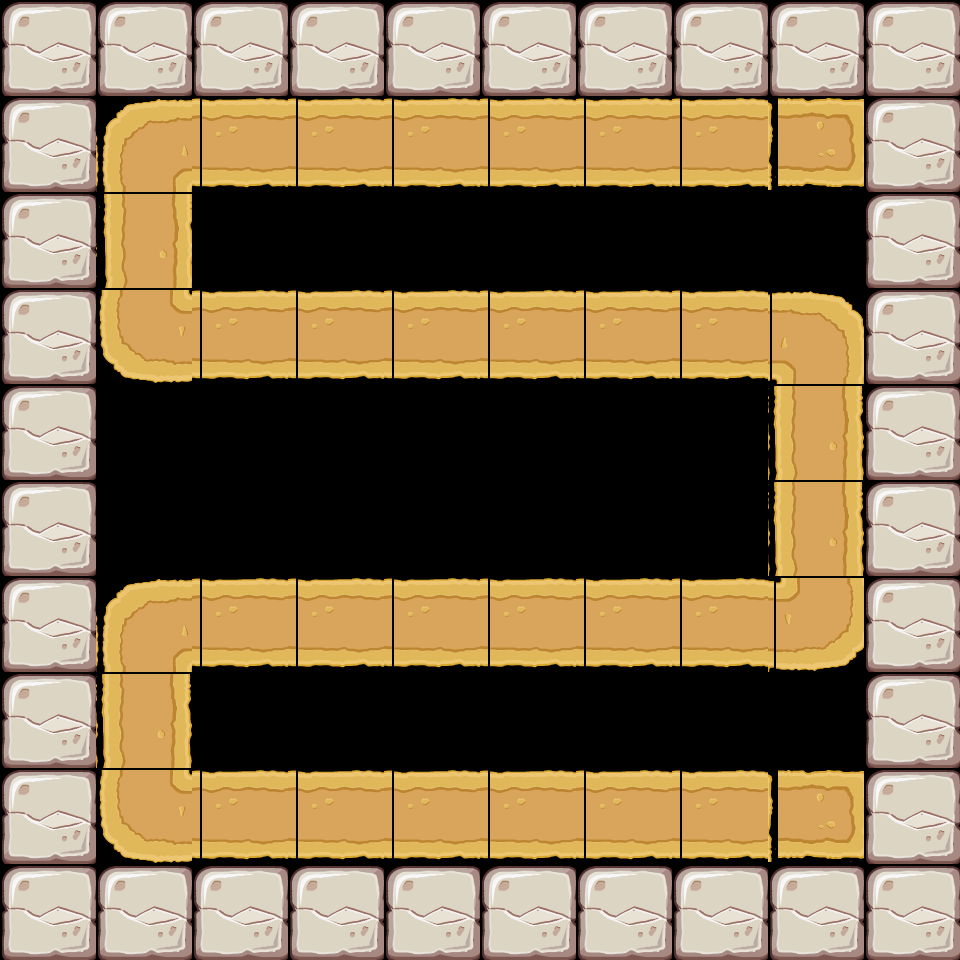

Tiled map render using the project's own tile images. Description and the map definition, with tile-layer contents summarised, below:
An orthogonal 10x10 tile map with 96x96 px tiles, 2 tile layers (wall, road) and 30 objects.

<map version="1.0" tiledversion="1.1.5" orientation="orthogonal" renderorder="left-down" width="10" height="10" tilewidth="96" tileheight="96" infinite="0" nextobjectid="46">
 <tileset firstgid="1" name="map1" tilewidth="96" tileheight="96" tilecount="13" columns="13">
  <image source="../../res/img/map/map1.png" width="1260" height="100" />
 </tileset>
 <layer name="wall" width="10" height="10" locked="1">
  <data>[100 cells, 36 non-empty, 1 distinct tile ids]</data>
 </layer>
 <layer name="road" width="10" height="10" locked="1">
  <data>[100 cells, 36 non-empty, 8 distinct tile ids]</data>
 </layer>
 <objectgroup name="start" locked="1">
  <object id="13" x="818" y="145">
   <point />
  </object>
 </objectgroup>
 <objectgroup name="end" locked="1">
  <object id="14" x="817" y="815">
   <point />
  </object>
 </objectgroup>
 <objectgroup name="place">
  <object id="16" x="805" y="237">
   <point />
  </object>
  <object id="17" x="708" y="233">
   <point />
  </object>
  <object id="18" x="619" y="240">
   <point />
  </object>
  <object id="19" x="523" y="239">
   <point />
  </object>
  <object id="20" x="423" y="232">
   <point />
  </object>
  <object id="21" x="340" y="240">
   <point />
  </object>
  <object id="22" x="234" y="243">
   <point />
  </object>
  <object id="23" x="240" y="429">
   <point />
  </object>
  <object id="24" x="336" y="436">
   <point />
  </object>
  <object id="25" x="430" y="434">
   <point />
  </object>
  <object id="26" x="534" y="438">
   <point />
  </object>
  <object id="27" x="645" y="446">
   <point />
  </object>
  <object id="28" x="742" y="445">
   <point />
  </object>
  <object id="29" x="727" y="516">
   <point />
  </object>
  <object id="30" x="626" y="529">
   <point />
  </object>
  <object id="31" x="510" y="530">
   <point />
  </object>
  <object id="32" x="436" y="534">
   <point />
  </object>
  <object id="33" x="326" y="520">
   <point />
  </object>
  <object id="34" x="229" y="530">
   <point />
  </object>
  <object id="35" x="142" y="524">
   <point />
  </object>
  <object id="36" x="140" y="420">
   <point />
  </object>
  <object id="37" x="241" y="713">
   <point />
  </object>
  <object id="38" x="344" y="710">
   <point />
  </object>
  <object id="39" x="437" y="711">
   <point />
  </object>
  <object id="40" x="525" y="711">
   <point />
  </object>
  <object id="42" x="742" y="711">
   <point />
  </object>
  <object id="43" x="817" y="719">
   <point />
  </object>
  <object id="45" x="624" y="715">
   <point />
  </object>
 </objectgroup>
</map>